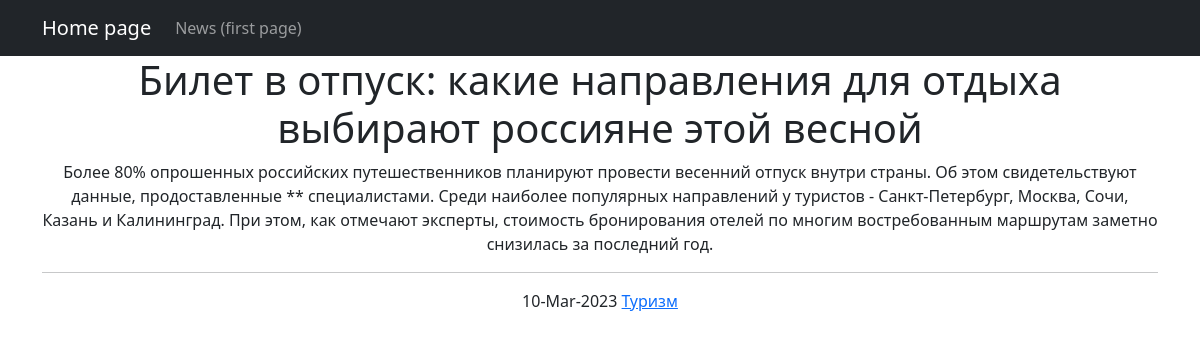
Screenshot of /news/1 with the database file from the repository.
### news/models.py (models this page shows, shortened)
class Post(models.Model):
    author = models.ForeignKey(Author, on_delete=models.CASCADE)
    NEWS = 'NW'
    ARTICLE = "AR"
    CATEGORY_CHOICES = [
        (NEWS, "Новость"),
        (ARTICLE, "Статья")
    ]
    category_type = models.CharField(max_length=2, choices=CATEGORY_CHOICES, default=ARTICLE)
    publish_time = models.DateTimeField(auto_now_add=True)
    post_category = models.ManyToManyField("Category", through="PostCategory")
    title = models.CharField(max_length=64)
    text = models.TextField()
    _post_rating = models.IntegerField(default=0, db_column='post_rating')
    "Методы like и dislike которые увеличивают/уменьшают рейтинг на единицу"
    def like(self):
        self._post_rating += 1
        self.save()
    def dislike(self):
        self._post_rating -= 1
        self.save()
    "Метод preview возвращает предварительный просмотр длиной 124 символов"
    def preview(self):
        if len(str(self.text)) < 124:
            return self.text
        else:
            return self.text[:124] + '...'

class Category(models.Model):
    categories = models.CharField(max_length=64, unique=True)
    subscribers = models.ManyToManyField(User, blank=True)

### news/views.py (the view)
# urls.py: path('<int:pk>', PostDetail.as_view(), name='news_detail'),
class PostDetail(DetailView):
    model = Post
    template_name = 'news.html'
    context_object_name = 'news'
    cat = Post.post_category
    def get_context_data(self, **kwargs):
        context = super().get_context_data(**kwargs)
        context['other'] = Post.objects.all()
        return context

### news/templatetags/custom_filters.py (called while the page is built)
@register.filter()
def censor(text: str):
   for word in not_allowed:
       text = re.sub(word, "*" * len(word), text)
   return text

### templates/news.html (shortened to what this page needs)
{% extends 'flatpages/default.html' %}
{% load custom_filters %}
{% block content %}
<h1>{{ news.title | censor }}</h1>
{{ news.text | censor }} <hr>
{{ news.publish_time | date:'d-M-Y'}}
{% for cat in news.post_category.values %}
<a href = "{% url 'categories' cat.id %}">{{ cat.categories }}
</a>
{% endfor %}
{% endblock content %}

### rows the page displays
Post: title|censor "Билет в отпуск: какие направления для отдыха выбирают россияне этой весной", text|censor "Более 80% опрошенных российских путешественников планируют провести весенний отпуск внутри страны. Об этом свидетельствуют данные, продоставленные ** специалистами. Среди наиболее популярных направлений у туристов - Санкт-Петербург, Москва, Сочи, Казань и Калининград. При этом, как отмечают эксперты, стоимость бронирования отелей по многим востребованным маршрутам заметно снизилась за последний год.", publish_time "10-Mar-2023"
Category: categories "Туризм"
